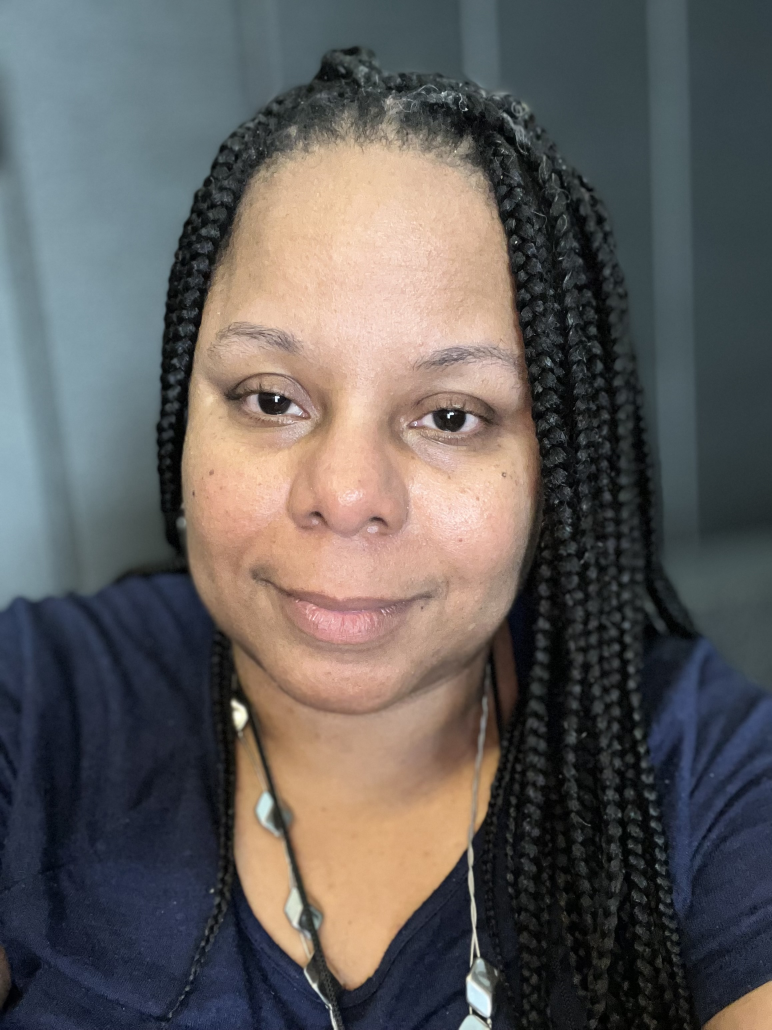
#> input picture data/IMG_1342.JPEG, 2316 x 3088 px, found by its file name (shown at 1/3 size)
$ jupyter execute --allow-errors sandbox.ipynb
#> lines starting #> are read from the running program, lines starting #| are printed output that depends on the picture
[cell 1]
from PIL import Image
import numpy as np
import matplotlib.pyplot as plt
import cv2

[cell 2]
path = "data\IMG_1342.JPEG"
image = Image.open(path).convert('RGB')
#> image is the input picture: PIL image 2316x3088 RGB; mean R, G, B 96.4, 93, 91.4
image=np.asarray(image)

[cell 3]
len(image)
#> Out = 3088

[cell 4]
image.shape
#> Out = (3088, 2316, 3)

[cell 5]
plt.figure(figsize=(12,4))
plt.imshow(image.astype(int))
#plt.axis("off")

[cell 6]
image2= cv2.imread(path)

[cell 7]
width, height = 224, 224
resized_image2 = cv2.resize(image2, (width, height))
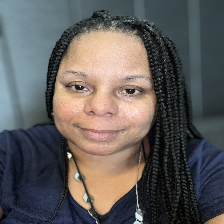
#> resized_image2: shape (224, 224, 3); mean B, G, R 91.3, 92.8, 96.3

[cell 8]
plt.figure(figsize=(12,4))
plt.imshow(resized_image2.astype(int))
#plt.axis("off")

[cell 9]
normalized_image = resized_image2/255.0
plt.figure(figsize=(12,4))
plt.imshow(normalized_image.astype(int))
#plt.axis("off")

#> (a cell that did not finish here is left out)

[cell 11]
img3 = cv2.imread(path)
annotation = cv2.rectangle(img3, (0, 0), (2500, 2000), (0, 255, 0), 0)
cv2.imwrite('labeled_img.jpg')
